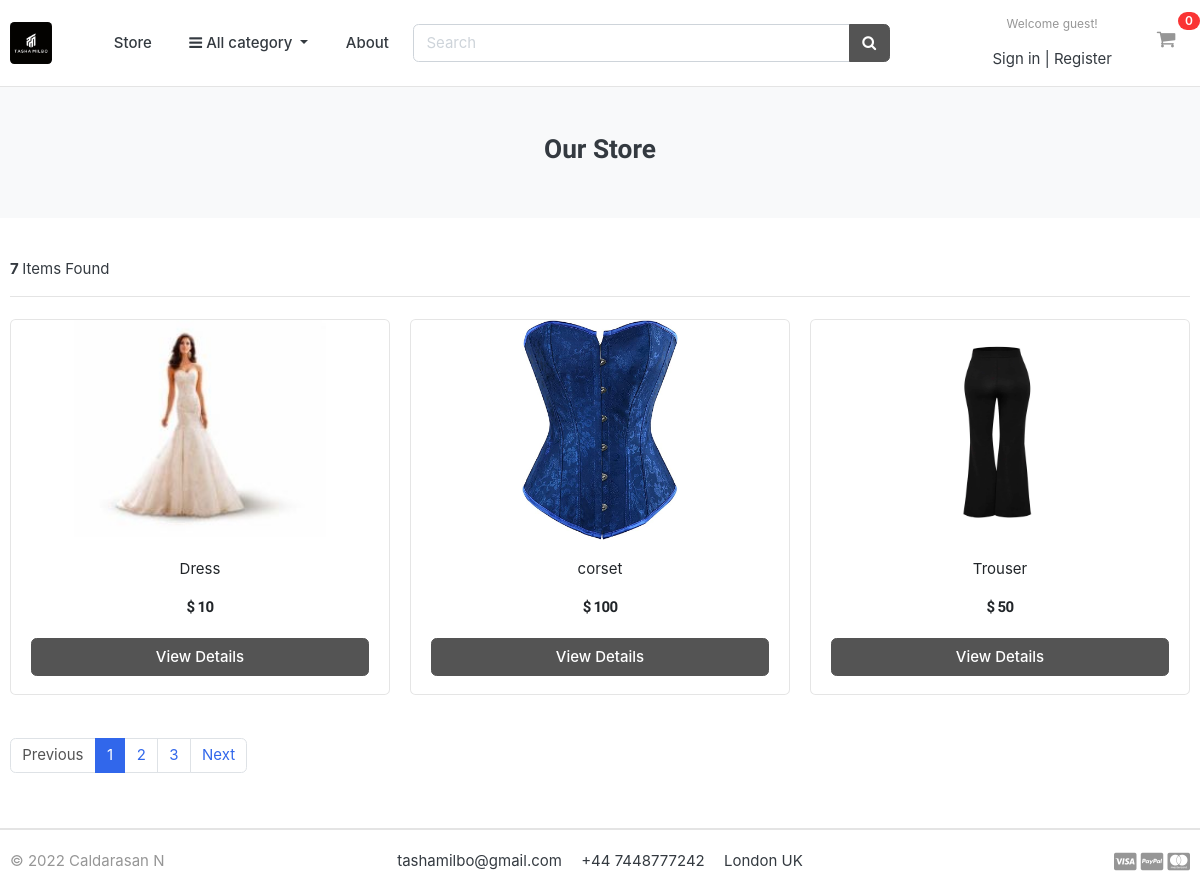
/store/, run on the app's committed database.
### store/models.py (models this page shows, shortened)
class Product(models.Model):
    product_name = models.CharField(max_length=200, unique=True)
    slug = models.SlugField(max_length=200, unique=True)
    description = models.TextField(max_length=500, blank=True)
    price = models.IntegerField()
    images = models.ImageField(upload_to='photos/products')
    stock = models.IntegerField()
    is_available = models.BooleanField(default=True)
    category = models.ForeignKey(Category, on_delete=models.CASCADE)
    created_date = models.DateTimeField(auto_now_add=True)
    modified_date = models.DateTimeField(auto_now=True)
    def get_url(self):
        return reverse('product_detail', args=[self.category.slug, self.slug])

### store/views.py (the view)
# urls.py: path('', views.store, name='store'),
def store(request, category_slug=None):
    categories = None
    products = None
    if category_slug != None:
        categories = get_object_or_404(Category, slug=category_slug)
        products = Product.objects.filter(category=categories, is_available=True)
        paginator = Paginator(products, 6)
        page = request.GET.get('page')
        paged_products = paginator.get_page(page)
        product_count = products.count()
    else:
        products = Product.objects.all().filter(is_available=True).order_by('id')
        paginator = Paginator(products, 3)
        page = request.GET.get('page')
        paged_products = paginator.get_page(page)
        product_count = products.count()
    context = {
        'products': paged_products,
        'product_count': product_count,
    }
    return render(request, 'store/store.html', context)

### carts/context_processors.py (called while the page is built)
def counter(request):
    cart_count = 0
    if 'admin' in request.path:
        return {}
    else:
        try:
            cart = Cart.objects.filter(cart_id=_cart_id(request))
            if request.user.is_authenticated:
                cart_items = CartItem.objects.all().filter(user=request.user)
            else:
                cart_items = CartItem.objects.all().filter(cart=cart[:1])
            for cart_item in cart_items:
                cart_count += cart_item.quantity
        except Cart.DoesNotExist:
            cart_count = 0
    return dict(cart_count=cart_count)

### carts/views.py (called while the page is built)
def _cart_id(request):
    cart = request.session.session_key
    if not cart:
        cart = request.session.create()
    return cart

### category/context_processors.py (called while the page is built)
def menu_links(request):
    links = Category.objects.all()
    return dict(links=links)

### category/models.py (called while the page is built)
    def get_url(self):
        return reverse('products_by_category', args=[self.slug])

### templates/store/store.html
{% extends 'base.html' %}
{% load static %}
{% block content %}
<section class="section-pagetop bg">
    <div class="container">
        {% if 'search' in request.path %}
            <h3 class="text-center">Search Result</h3>
          {% else %}
          <h3 class="text-center">Our Store</h3>
        {% endif %}
    </div>
    </section>
<section class="section-content padding-y">
    <div class="container">
    <div class="row">
        <main class="col-md-12">
        <header class="border-bottom mb-4 pb-3">
            <div class="form-inline">
                <span class="mr-md-auto"> <b> {{product_count}} </b>Items Found</span>
            </div>
        </header>
    <div class="row">
        {% if products %}
        {% for product in products %}
        <div class="col-md-4">
            <figure class="card card-product-grid">
                <div class="img-wrap">
                   <a href="{{product.get_url}}"> <img src="{{product.images.url}}"> </a>
                </div>
                <figcaption class="info-wrap">
                    <div class="fix-height">
                        <a href="{{ product.get_url }}" class="title">{{product.product_name}}</a>
                        <div class="price-wrap mt-2 text-center">
                            <span class="price">$ {{product.price}} </span>
                        </div>
                    </div>
                    <a href="{{ product.get_url }}" class="btn btn-block btn-secondary">View Details </a>
                </figcaption>
            </figure>
        </div>
        {% endfor %}
        {% else %}
        <div>
            <h2>No result found, Please try again.</h2>
        </div>
        {% endif %}
    </div>
    <nav class="mt-4" aria-label="Page navigation sample">
        {% if products.has_other_pages %}
            <ul class="pagination">
                {% if products.has_previous %}
                    <li class="page-item"><a class="page-link" href="?page={{products.previous_page_number}}">Previous</a></li>
                    {% else %}
                      <li class="page-item disabled"><a class="page-link" href="#">Previous</a></li>
                {% endif %}
                    {% for i in products.paginator.page_range %}
                        {% if products.number == i %}
                         <li class="page-item active"><a class="page-link" href="#">{{i}}</a></li>
                         {% else %}
                         <li class="page-item"><a class="page-link" href="?page={{i}}">{{i}}</a></li>
                        {% endif %}
                    {% endfor %}
                    {% if products.has_next %}
                      <li class="page-item"><a class="page-link" href="?page={{products.next_page_number}}">Next</a></li>
                      {% else %}
                      <li class="page-item disabled"><a class="page-link" href="#">Next</a></li>
                    {% endif %}
                </ul>
        {% endif %}
    </nav>
        </main>
    </div>
    </div>
    </section>
{% endblock %}

### static/css/ui.css (style rules this page uses)
html { font-family: "Inter", sans-serif; font-size: 15px; }
.img-wrap { text-align: center; display: block; }
.img-wrap img { max-width: 100%; }
.price-wrap { letter-spacing: -0.7px; }
.padding-y { padding-top: 40px; padding-bottom: 40px; }
figure { margin-bottom: 0; }
.bg { background-color: #f8f9fa; }
[class*=card-product] a.title { color: #212529; display: block; }
[class*=card-product] .img-wrap { overflow: hidden; position: relative; }
[class*=card-product] .img-wrap img { height: 100%; max-width: 100%; width: auto; display: inline-block; -o-object-fit: cover; object-fit: cover; }
.card-product-grid { margin-bottom: 20px; }
.card-product-grid .img-wrap { border-radius: 0.2rem 0.2rem 0 0; height: 220px; }
.card-product-grid .info-wrap { overflow: hidden; padding: 18px 20px; }
.card-product-grid .fix-height { height: 80px; overflow: hidden; }
.card .img-wrap { overflow: hidden; }
.price { font-weight: 600; color: #212529; }
.section-pagetop { padding: 45px 0; }

### static/css/styles.css (style rules this page uses)
.text-center { font-family: 'Kaushan Script', cursive; }
img:not(.logo) { width: 100%; }
img { display: block; }
.title { text-align: center; margin-bottom: 1rem; }

### data on the page
Product: images (picture), product_name "Dress", price "10"
Product: images (picture), product_name "corset", price "100"
Product: images (picture), product_name "Trouser", price "50"

### other printed values
{{ cart_count }} "0"
{{ product_count }} "7"
{{ i }} "1"
{{ i }} "2" "3"
